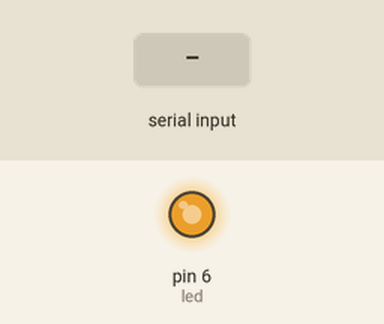
The sketch below on a simulated Arduino Uno, built with avr-gcc and run on an emulated ATmega328P. On the bench: output pins drawn as LEDs (lit = HIGH). The test bench sets the inputs (shaded band).

Above: at 1.2 s.
1.3 s: "1" received over Serial
At 2.1 s:
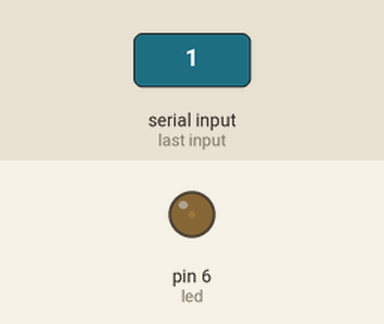
2.8 s: "0" received over Serial
At 3.3 s:
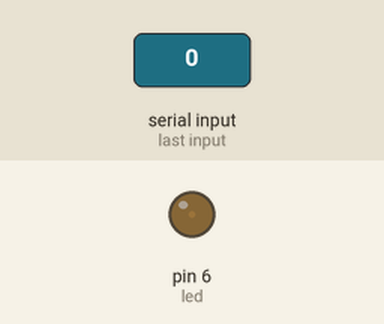
Timing chart, 0 to 5.8 s (numbered marks = the images above; inputs shaded):
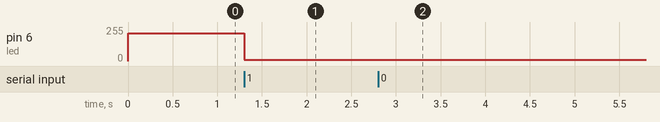

The sketch:

Set_LED_Brightness_Processing.ino
```cpp
const int led = 6;

int dataRead;
int brightness;

void setup() {
  // put your setup code here, to run once:

  Serial.begin (9600);

  pinMode (led, OUTPUT);

}

void loop() {
  // put your main code here, to run repeatedly:

  if (Serial.available () > 0) {
    dataRead = Serial.read ();
  }

  brightness = map (dataRead, 40, 260, 0, 255);
  analogWrite (led, brightness);

}
```

Measured:
- after the input at 1.3 s, pin 6 (led): 210/255 → 10/255 at once
- after the input at 2.8 s, pin 6 (led): 10/255 → 9/255 at once
